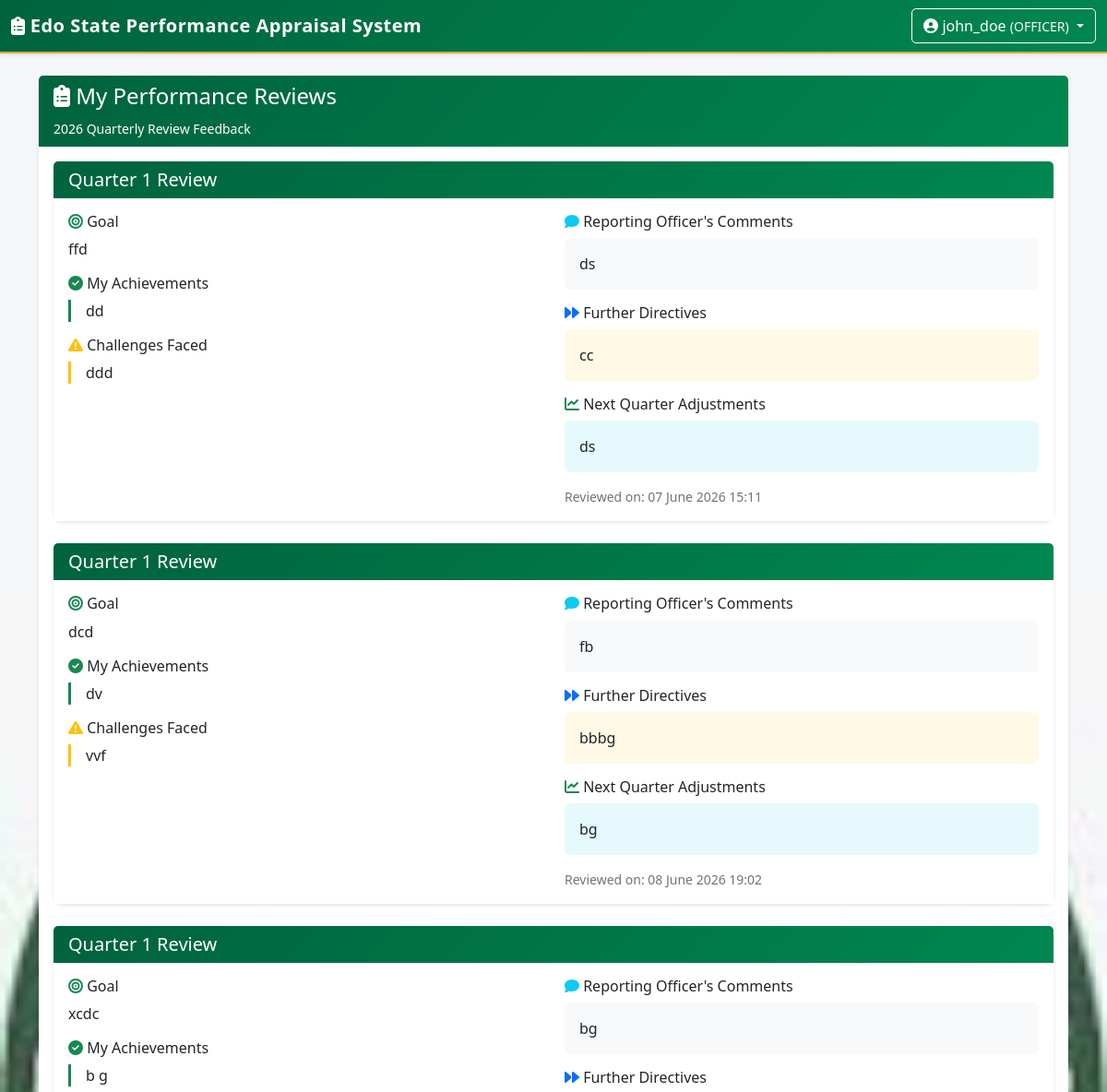
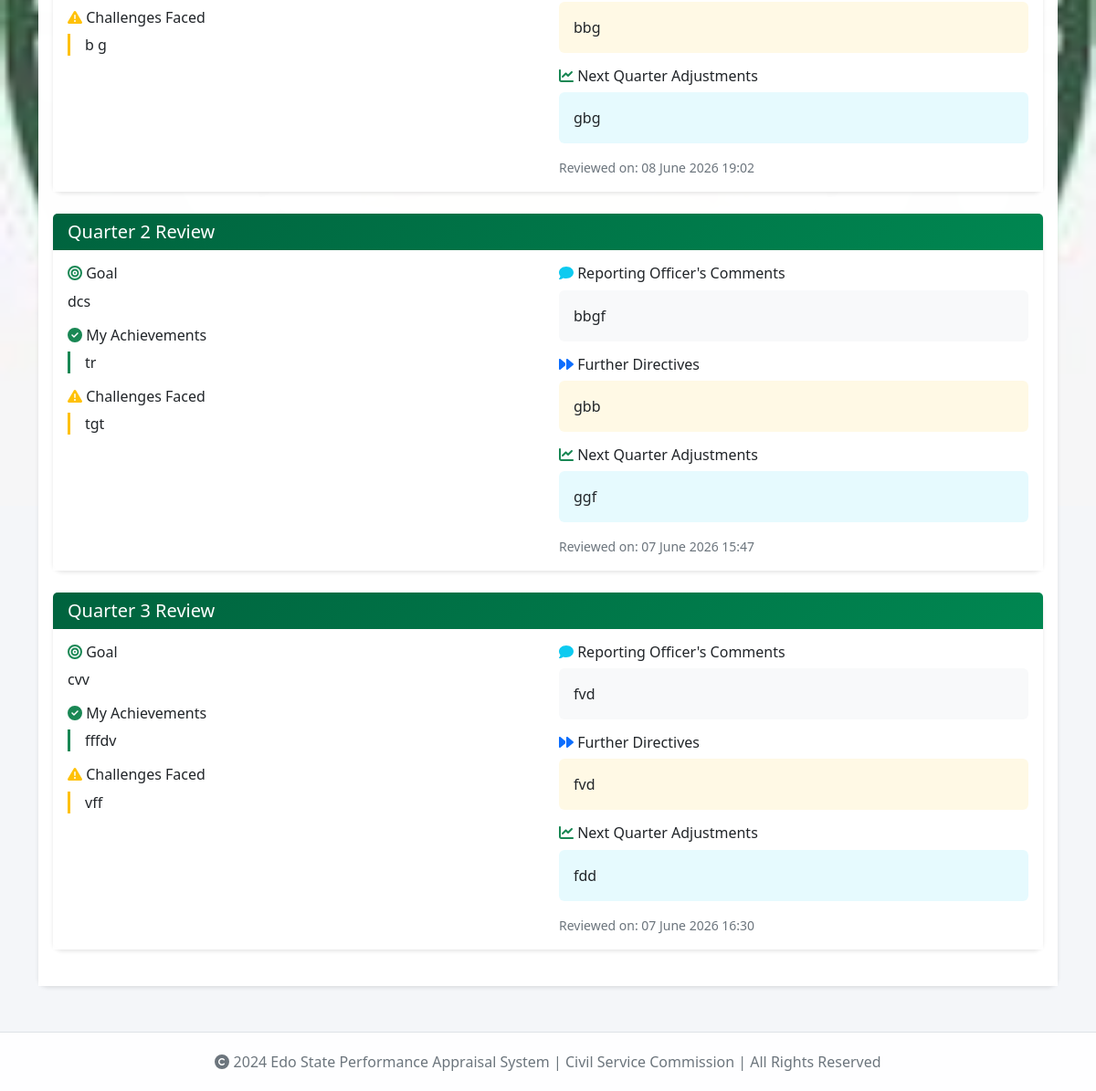
The page /quarterly/view-reviews (signed in) on the database its author committed (2 pictures, top to bottom).
### app/models/user.py (models this page shows, shortened)
class User(UserMixin, db.Model):
    __tablename__ = 'users'
    id = db.Column(db.Integer, primary_key=True)
    username = db.Column(db.String(80), unique=True, nullable=False)
    email = db.Column(db.String(120), unique=True, nullable=False)
    password_hash = db.Column(db.String(200), nullable=False)
    role = db.Column(db.String(50), nullable=False, default='STAFF')
    is_active = db.Column(db.Boolean, default=True)
    created_at = db.Column(db.DateTime, default=datetime.utcnow)
    staff_no = db.Column(db.String(50), unique=True)
    surname = db.Column(db.String(100))
    first_name = db.Column(db.String(100))
    other_names = db.Column(db.String(200))
    title = db.Column(db.String(20))
    date_of_birth = db.Column(db.Date, nullable=True)
    date_first_appointment = db.Column(db.Date, nullable=True)
    post_appointed = db.Column(db.String(200))
    present_post = db.Column(db.String(200))
    salary_grade = db.Column(db.String(50))
    ministry = db.Column(db.String(200))  # MDA
    department = db.Column(db.String(200))  # Department
    division = db.Column(db.String(200))
    branch = db.Column(db.String(200))
    section = db.Column(db.String(200))
    def has_role(self, role):
        return self.role == role or self.role == 'ADMIN'

### app/models/quarterly_plan.py (models this page shows, shortened)
class QuarterlyGoal(db.Model):
    __tablename__ = 'quarterly_goals'
    id = db.Column(db.Integer, primary_key=True)
    user_id = db.Column(db.Integer, db.ForeignKey('users.id'), nullable=False)
    planning_year = db.Column(db.Integer, nullable=False)
    quarter = db.Column(db.Integer, nullable=False)
    goal_description = db.Column(db.Text, nullable=False)
    priority = db.Column(db.Integer, default=3)
    success_criteria = db.Column(db.Text)
    plan_status = db.Column(db.String(50), default='DRAFT')
    plan_submitted_at = db.Column(db.DateTime)
    plan_approved_at = db.Column(db.DateTime)
    plan_approved_by = db.Column(db.Integer, db.ForeignKey('users.id'))
    plan_modifications = db.Column(db.Text)
    cs_approved = db.Column(db.Boolean, default=False)
    cs_approved_at = db.Column(db.DateTime)
    cs_approved_by = db.Column(db.Integer, db.ForeignKey('users.id'))
    cs_comments = db.Column(db.Text)
    achievements = db.Column(db.Text)
    challenges = db.Column(db.Text)
    reasons_for_failure = db.Column(db.Text)
    recovery_plan = db.Column(db.Text)
    review_status = db.Column(db.String(50), default='PENDING')
    review_submitted_at = db.Column(db.DateTime)
    review_completed_at = db.Column(db.DateTime)
    review_completed_by = db.Column(db.Integer, db.ForeignKey('users.id'))
    reporting_officer_comments = db.Column(db.Text)
    further_directives = db.Column(db.Text)
    quarter_2_adjustments = db.Column(db.Text)
    cs_review_approved = db.Column(db.Boolean, default=False)
    cs_review_approved_at = db.Column(db.DateTime)
    cs_review_approved_by = db.Column(db.Integer, db.ForeignKey('users.id'))
    cs_review_comments = db.Column(db.Text)
    created_at = db.Column(db.DateTime, default=datetime.utcnow)
    updated_at = db.Column(db.DateTime, default=datetime.utcnow, onupdate=datetime.utcnow)
    user = db.relationship('User', foreign_keys=[user_id], backref='quarterly_goals')
    plan_approver = db.relationship('User', foreign_keys=[plan_approved_by], backref='approved_goals')
    cs_approver = db.relationship('User', foreign_keys=[cs_approved_by], backref='cs_approved_goals')
    cs_review_approver = db.relationship('User', foreign_keys=[cs_review_approved_by], backref='cs_reviewed_goals')
    review_completer = db.relationship('User', foreign_keys=[review_completed_by], backref='completed_reviews')

### app/quarterly/routes.py (the view)
@quarterly_bp.route('/view-reviews')
@login_required
def view_reviews():
    current_year = datetime.now().year
    reviews = QuarterlyGoal.query.filter_by(
        user_id=current_user.id,
        planning_year=current_year,
        review_status='REVIEWED'
    ).order_by(QuarterlyGoal.quarter).all()
    return render_template('quarterly/view_reviews.html', reviews=reviews, current_year=current_year)

### app/templates/quarterly/view_reviews.html
{% extends "base.html" %}
{% block content %}
<div class="container">
    <div class="row">
        <div class="col-12">
            <div class="card">
                <div class="card-header bg-success text-white">
                    <h4><i class="fas fa-clipboard-list"></i> My Performance Reviews</h4>
                    <small>{{ current_year }} Quarterly Review Feedback</small>
                </div>
                <div class="card-body">
                    {% if reviews %}
                        {% for review in reviews %}
                        <div class="card mb-4">
                            <div class="card-header bg-light">
                                <h5 class="mb-0">Quarter {{ review.quarter }} Review</h5>
                            </div>
                            <div class="card-body">
                                <div class="row">
                                    <div class="col-md-6">
                                        <h6><i class="fas fa-bullseye text-success"></i> Goal</h6>
                                        <p>{{ review.goal_description }}</p>
                                        <h6><i class="fas fa-check-circle text-success"></i> My Achievements</h6>
                                        <p class="border-start border-3 border-success ps-3">{{ review.achievements or 'Not specified' }}</p>
                                        <h6><i class="fas fa-exclamation-triangle text-warning"></i> Challenges Faced</h6>
                                        <p class="border-start border-3 border-warning ps-3">{{ review.challenges or 'Not specified' }}</p>
                                    </div>
                                    <div class="col-md-6">
                                        <h6><i class="fas fa-comment text-info"></i> Reporting Officer's Comments</h6>
                                        <div class="bg-light p-3 rounded">
                                            {{ review.reporting_officer_comments or 'No comments' }}
                                        </div>
                                        {% if review.further_directives %}
                                        <h6 class="mt-3"><i class="fas fa-forward text-primary"></i> Further Directives</h6>
                                        <div class="bg-warning bg-opacity-10 p-3 rounded">
                                            {{ review.further_directives }}
                                        </div>
                                        {% endif %}
                                        {% if review.quarter_2_adjustments %}
                                        <h6 class="mt-3"><i class="fas fa-chart-line text-success"></i> Next Quarter Adjustments</h6>
                                        <div class="bg-info bg-opacity-10 p-3 rounded">
                                            {{ review.quarter_2_adjustments }}
                                        </div>
                                        {% endif %}
                                        <div class="mt-3 text-muted small">
                                            Reviewed on: {{ review.review_completed_at.strftime('%d %B %Y %H:%M') if review.review_completed_at else 'N/A' }}
                                        </div>
                                    </div>
                                </div>
                            </div>
                        </div>
                        {% endfor %}
                    {% else %}
                        <div class="alert alert-info">
                            <i class="fas fa-info-circle"></i> No completed reviews found for {{ current_year }}.
                        </div>
                    {% endif %}
                </div>
            </div>
        </div>
    </div>
</div>
{% endblock %}

### app/templates/base.html (shortened to what this page needs)
<!DOCTYPE html>
<html lang="en">
<head>
    <link href="https://cdn.jsdelivr.net/npm/bootstrap@5.3.0/dist/css/bootstrap.min.css" rel="stylesheet">
    <link rel="stylesheet" href="https://cdnjs.cloudflare.com/ajax/libs/font-awesome/6.4.0/css/all.min.css">
</head>
<body>
    <nav class="navbar navbar-dark shadow-sm">
        <div class="container-fluid">
            <a class="navbar-brand" href="{{ url_for('reports.dashboard') }}">
                <i class="fas fa-clipboard-list"></i> Edo State Performance Appraisal System
            </a>
            {% if current_user.is_authenticated %}
            <div class="dropdown">
                <button class="btn btn-outline-light dropdown-toggle" type="button" data-bs-toggle="dropdown" aria-expanded="false">
                    <i class="fas fa-user-circle"></i>
                    {{ current_user.username }}
                    <small class="text-light">({{ current_user.role }})</small>
                </button>
            </div>
            {% else %}
            <a href="{{ url_for('auth.login') }}" class="btn btn-outline-light">Login</a>
            {% endif %}
        </div>
    </nav>
    <div class="container-fluid mt-4">
        {% block content %}{% endblock %}
    </div>
    <footer>
        <div class="container">
            <p class="mb-0">
                <i class="fas fa-copyright"></i> 2024 Edo State Performance Appraisal System |
                Civil Service Commission | All Rights Reserved
            </p>
        </div>
    </footer>
</body>
</html>

### rows shown on the page
User: username "john_doe", role "OFFICER"
QuarterlyGoal: quarter "1", goal_description "ffd", achievements "dd", challenges "ddd", reporting_officer_comments "ds", further_directives "cc", quarter_2_adjustments "ds", review_completed_at "07 June 2026 15:11"
QuarterlyGoal: quarter "1", goal_description "dcd", achievements "dv", challenges "vvf", reporting_officer_comments "fb", further_directives "bbbg", quarter_2_adjustments "bg", review_completed_at "08 June 2026 19:02"
QuarterlyGoal: quarter "1", goal_description "xcdc", achievements "b g", challenges "b g", reporting_officer_comments "bg", further_directives "bbg", quarter_2_adjustments "gbg", review_completed_at "08 June 2026 19:02"
QuarterlyGoal: quarter "2", goal_description "dcs", achievements "tr", challenges "tgt", reporting_officer_comments "bbgf", further_directives "gbb", quarter_2_adjustments "ggf", review_completed_at "07 June 2026 15:47"
QuarterlyGoal: quarter "3", goal_description "cvv", achievements "fffdv", challenges "vff", reporting_officer_comments "fvd", further_directives "fvd", quarter_2_adjustments "fdd", review_completed_at "07 June 2026 16:30"
